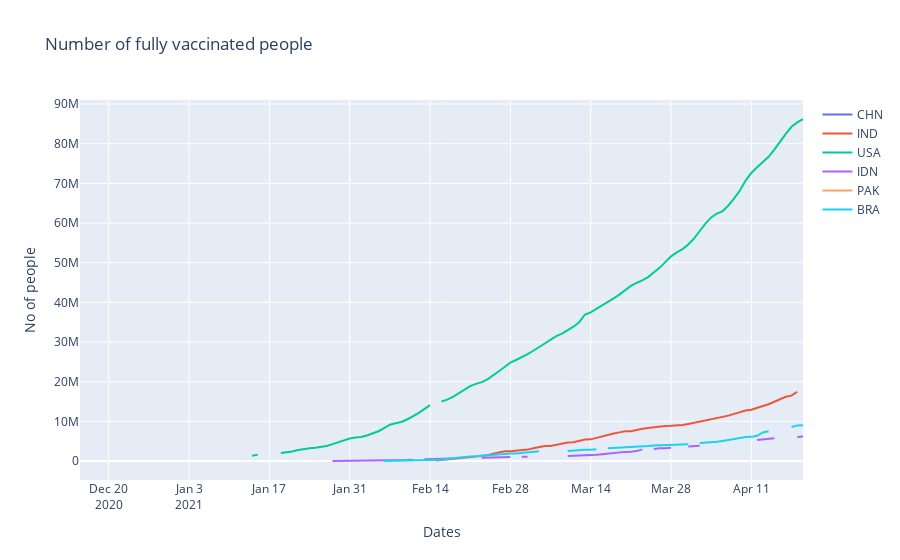

The code cell stored with this chart in its notebook:
### Markdown cell above
China did not showed the data of people vaccinated, in this case we can look that India and USA are the countries, in our analysis, wich have the most number of people vaccinated but by the number of daily dosis applied we can deduce that China is also a big player in the number of vaccinated people.

### Code cell
fig = go.Figure()
for i in range(6):
    fig.add_trace(go.Scatter(x=dfs[i]['date'], y=dfs[i]['people_fully_vaccinated'],
                    mode='lines',
                    name=iso_6[i]))
fig.update_layout(title='Number of fully vaccinated people',
                   xaxis_title='Dates',
                   yaxis_title='No of people')
fig.show()
